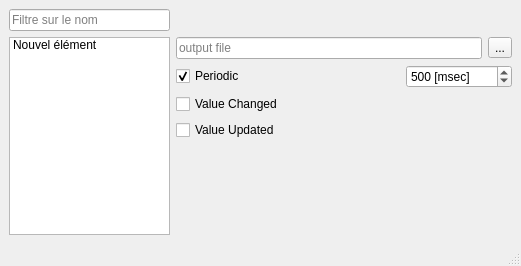
<?xml version="1.0" encoding="UTF-8"?>
<ui version="4.0">
 <class>ihm_csvDataLogger</class>
 <widget class="QMainWindow" name="ihm_csvDataLogger">
  <property name="geometry">
   <rect>
    <x>0</x>
    <y>0</y>
    <width>521</width>
    <height>266</height>
   </rect>
  </property>
  <property name="windowTitle">
   <string>MainWindow</string>
  </property>
  <widget class="QWidget" name="centralwidget">
   <layout class="QGridLayout" name="gridLayout">
    <item row="0" column="6">
     <layout class="QGridLayout" name="gridLayout_3">
      <item row="0" column="2">
       <widget class="QPushButton" name="PB_refresh_liste">
        <property name="toolTip">
         <string>Mise à jour de la liste des variables disponibles</string>
        </property>
        <property name="text">
         <string/>
        </property>
        <property name="icon">
         <iconset resource="../../icons.qrc">
          <normaloff>:/icons/refresh.png</normaloff>:/icons/refresh.png</iconset>
        </property>
        <property name="iconSize">
         <size>
          <width>20</width>
          <height>20</height>
         </size>
        </property>
        <property name="flat">
         <bool>true</bool>
        </property>
       </widget>
      </item>
      <item row="0" column="0">
       <widget class="QPushButton" name="pb_decoche_tout">
        <property name="toolTip">
         <string>Décoche tout</string>
        </property>
        <property name="text">
         <string/>
        </property>
        <property name="icon">
         <iconset resource="../../icons.qrc">
          <normaloff>:/icons/cancel.png</normaloff>:/icons/cancel.png</iconset>
        </property>
        <property name="flat">
         <bool>true</bool>
        </property>
       </widget>
      </item>
      <item row="0" column="3">
       <widget class="QPushButton" name="pb_save_variables_liste">
        <property name="toolTip">
         <string>Savegarde la liste des variables observées</string>
        </property>
        <property name="text">
         <string/>
        </property>
        <property name="icon">
         <iconset resource="../../icons.qrc">
          <normaloff>:/icons/save.png</normaloff>:/icons/save.png</iconset>
        </property>
        <property name="flat">
         <bool>true</bool>
        </property>
       </widget>
      </item>
      <item row="0" column="4">
       <widget class="QPushButton" name="pb_open_variables_liste">
        <property name="toolTip">
         <string>Charge une liste de variables à observer</string>
        </property>
        <property name="text">
         <string/>
        </property>
        <property name="icon">
         <iconset resource="../../icons.qrc">
          <normaloff>:/icons/open.png</normaloff>:/icons/open.png</iconset>
        </property>
        <property name="flat">
         <bool>true</bool>
        </property>
       </widget>
      </item>
      <item row="0" column="1">
       <widget class="QPushButton" name="pb_affiche_cochees">
        <property name="toolTip">
         <string>Affiche uniquement les données sélectionnées</string>
        </property>
        <property name="text">
         <string/>
        </property>
        <property name="icon">
         <iconset resource="../../icons.qrc">
          <normaloff>:/icons/select_all.png</normaloff>:/icons/select_all.png</iconset>
        </property>
        <property name="flat">
         <bool>true</bool>
        </property>
       </widget>
      </item>
     </layout>
    </item>
    <item row="0" column="0" colspan="6">
     <widget class="QLineEdit" name="filtre_noms_variables">
      <property name="placeholderText">
       <string>Filtre sur le nom</string>
      </property>
     </widget>
    </item>
    <item row="4" column="7">
     <widget class="QSpinBox" name="log_period">
      <property name="toolTip">
       <string>Log period</string>
      </property>
      <property name="suffix">
       <string> [msec]</string>
      </property>
      <property name="minimum">
       <number>10</number>
      </property>
      <property name="maximum">
       <number>10000000</number>
      </property>
      <property name="singleStep">
       <number>100</number>
      </property>
      <property name="value">
       <number>500</number>
      </property>
     </widget>
    </item>
    <item row="8" column="6">
     <spacer name="verticalSpacer">
      <property name="orientation">
       <enum>Qt::Vertical</enum>
      </property>
      <property name="sizeHint" stdset="0">
       <size>
        <width>20</width>
        <height>40</height>
       </size>
      </property>
     </spacer>
    </item>
    <item row="7" column="6" colspan="2">
     <layout class="QGridLayout" name="gridLayout_2">
      <item row="0" column="0" rowspan="2">
       <widget class="QPushButton" name="pb_start">
        <property name="toolTip">
         <string>Start logging</string>
        </property>
        <property name="text">
         <string/>
        </property>
        <property name="icon">
         <iconset resource="../../icons.qrc">
          <normaloff>:/icons/player_play.png</normaloff>:/icons/player_play.png</iconset>
        </property>
        <property name="iconSize">
         <size>
          <width>32</width>
          <height>32</height>
         </size>
        </property>
        <property name="flat">
         <bool>true</bool>
        </property>
       </widget>
      </item>
      <item row="0" column="2">
       <widget class="QPushButton" name="pb_stop">
        <property name="toolTip">
         <string>Stop logging</string>
        </property>
        <property name="icon">
         <iconset resource="../../icons.qrc">
          <normaloff>:/icons/player_stop.png</normaloff>:/icons/player_stop.png</iconset>
        </property>
        <property name="iconSize">
         <size>
          <width>32</width>
          <height>32</height>
         </size>
        </property>
        <property name="flat">
         <bool>true</bool>
        </property>
       </widget>
      </item>
      <item row="0" column="1">
       <widget class="QPushButton" name="pb_pause">
        <property name="toolTip">
         <string>Pause logging</string>
        </property>
        <property name="icon">
         <iconset resource="../../icons.qrc">
          <normaloff>:/icons/player_pause.png</normaloff>:/icons/player_pause.png</iconset>
        </property>
        <property name="iconSize">
         <size>
          <width>32</width>
          <height>32</height>
         </size>
        </property>
        <property name="checkable">
         <bool>true</bool>
        </property>
        <property name="checked">
         <bool>false</bool>
        </property>
        <property name="flat">
         <bool>true</bool>
        </property>
       </widget>
      </item>
      <item row="0" column="3">
       <widget class="QPushButton" name="pb_log_once_manualy">
        <property name="toolTip">
         <string>Log once manualy</string>
        </property>
        <property name="text">
         <string/>
        </property>
        <property name="icon">
         <iconset resource="../../icons.qrc">
          <normaloff>:/icons/edit_add.png</normaloff>:/icons/edit_add.png</iconset>
        </property>
        <property name="iconSize">
         <size>
          <width>32</width>
          <height>32</height>
         </size>
        </property>
        <property name="flat">
         <bool>true</bool>
        </property>
       </widget>
      </item>
     </layout>
    </item>
    <item row="4" column="6">
     <widget class="QCheckBox" name="cb_periodic_log">
      <property name="toolTip">
       <string>Log every ... [msec]</string>
      </property>
      <property name="text">
       <string>Periodic</string>
      </property>
      <property name="checked">
       <bool>true</bool>
      </property>
     </widget>
    </item>
    <item row="5" column="6">
     <widget class="QCheckBox" name="cb_log_on_value_changed">
      <property name="toolTip">
       <string>Log on any value changed</string>
      </property>
      <property name="text">
       <string>Value Changed</string>
      </property>
     </widget>
    </item>
    <item row="6" column="6">
     <widget class="QCheckBox" name="cb_log_on_value_updated">
      <property name="toolTip">
       <string>Log on any value updated</string>
      </property>
      <property name="text">
       <string>Value Updated</string>
      </property>
     </widget>
    </item>
    <item row="3" column="0" rowspan="7" colspan="6">
     <widget class="QListWidget" name="liste_variables">
      <property name="alternatingRowColors">
       <bool>true</bool>
      </property>
      <property name="viewMode">
       <enum>QListView::ListMode</enum>
      </property>
      <property name="uniformItemSizes">
       <bool>false</bool>
      </property>
      <property name="sortingEnabled">
       <bool>true</bool>
      </property>
      <item>
       <property name="text">
        <string>Nouvel élément</string>
       </property>
       <property name="checkState">
        <enum>Unchecked</enum>
       </property>
      </item>
     </widget>
    </item>
    <item row="3" column="6" colspan="2">
     <layout class="QHBoxLayout" name="horizontalLayout" stretch="0,0">
      <item>
       <widget class="QLineEdit" name="output_pathfilename">
        <property name="placeholderText">
         <string>output file</string>
        </property>
       </widget>
      </item>
      <item>
       <widget class="QToolButton" name="pb_select_file">
        <property name="toolTip">
         <string>Select output file</string>
        </property>
        <property name="text">
         <string>...</string>
        </property>
       </widget>
      </item>
     </layout>
    </item>
   </layout>
  </widget>
  <widget class="QMenuBar" name="menubar">
   <property name="geometry">
    <rect>
     <x>0</x>
     <y>0</y>
     <width>521</width>
     <height>22</height>
    </rect>
   </property>
  </widget>
  <widget class="QStatusBar" name="statusbar"/>
 </widget>
 <resources>
  <include location="../../icons.qrc"/>
 </resources>
 <connections/>
</ui>
